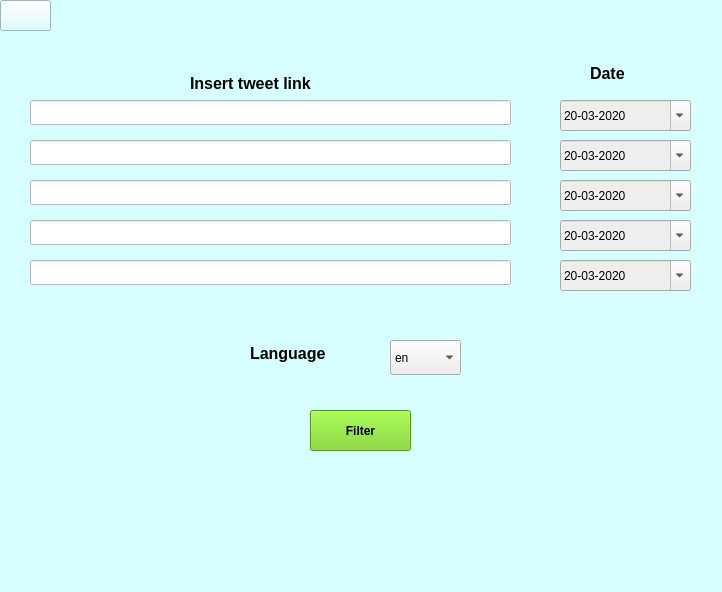
<?xml version="1.0" encoding="UTF-8"?>
<ui version="4.0">
 <class>MainWindow</class>
 <widget class="QMainWindow" name="MainWindow">
  <property name="geometry">
   <rect>
    <x>0</x>
    <y>0</y>
    <width>722</width>
    <height>592</height>
   </rect>
  </property>
  <property name="windowTitle">
   <string>GolSan2D</string>
  </property>
  <property name="styleSheet">
   <string notr="true">background-color: rgb(216, 255, 255);</string>
  </property>
  <widget class="QWidget" name="centralwidget">
   <widget class="QPushButton" name="back_arrow">
    <property name="geometry">
     <rect>
      <x>0</x>
      <y>0</y>
      <width>51</width>
      <height>31</height>
     </rect>
    </property>
    <property name="styleSheet">
     <string notr="true"/>
    </property>
    <property name="text">
     <string/>
    </property>
    <property name="icon">
     <iconset>
      <normaloff>../image/back_arrow.png</normaloff>../image/back_arrow.png</iconset>
    </property>
    <property name="iconSize">
     <size>
      <width>50</width>
      <height>50</height>
     </size>
    </property>
    <property name="autoDefault">
     <bool>false</bool>
    </property>
    <property name="default">
     <bool>false</bool>
    </property>
    <property name="flat">
     <bool>false</bool>
    </property>
   </widget>
   <widget class="QPushButton" name="filter">
    <property name="geometry">
     <rect>
      <x>310</x>
      <y>410</y>
      <width>101</width>
      <height>41</height>
     </rect>
    </property>
    <property name="font">
     <font>
      <weight>75</weight>
      <bold>true</bold>
     </font>
    </property>
    <property name="styleSheet">
     <string notr="true">background-color: rgb(115, 210, 22);
</string>
    </property>
    <property name="text">
     <string>Filter</string>
    </property>
   </widget>
   <widget class="QComboBox" name="lang">
    <property name="geometry">
     <rect>
      <x>390</x>
      <y>340</y>
      <width>71</width>
      <height>35</height>
     </rect>
    </property>
    <property name="styleSheet">
     <string notr="true">background-color: rgb(238, 238, 236);</string>
    </property>
    <property name="editable">
     <bool>false</bool>
    </property>
    <property name="currentText">
     <string>en</string>
    </property>
    <property name="currentIndex">
     <number>0</number>
    </property>
    <item>
     <property name="text">
      <string>en</string>
     </property>
    </item>
    <item>
     <property name="text">
      <string>vi</string>
     </property>
    </item>
   </widget>
   <widget class="QLabel" name="label_11">
    <property name="geometry">
     <rect>
      <x>250</x>
      <y>340</y>
      <width>81</width>
      <height>27</height>
     </rect>
    </property>
    <property name="font">
     <font>
      <pointsize>12</pointsize>
      <weight>75</weight>
      <bold>true</bold>
     </font>
    </property>
    <property name="text">
     <string>Language</string>
    </property>
   </widget>
   <widget class="QLabel" name="label_12">
    <property name="geometry">
     <rect>
      <x>190</x>
      <y>70</y>
      <width>141</width>
      <height>27</height>
     </rect>
    </property>
    <property name="font">
     <font>
      <pointsize>12</pointsize>
      <weight>75</weight>
      <bold>true</bold>
     </font>
    </property>
    <property name="text">
     <string>Insert tweet link</string>
    </property>
   </widget>
   <widget class="QLabel" name="label_13">
    <property name="geometry">
     <rect>
      <x>590</x>
      <y>60</y>
      <width>41</width>
      <height>27</height>
     </rect>
    </property>
    <property name="font">
     <font>
      <pointsize>12</pointsize>
      <weight>75</weight>
      <bold>true</bold>
     </font>
    </property>
    <property name="text">
     <string>Date</string>
    </property>
   </widget>
   <widget class="QLabel" name="main_icon_2">
    <property name="geometry">
     <rect>
      <x>220</x>
      <y>470</y>
      <width>261</width>
      <height>141</height>
     </rect>
    </property>
    <property name="locale">
     <locale language="English" country="UnitedStates"/>
    </property>
    <property name="text">
     <string/>
    </property>
    <property name="pixmap">
     <pixmap>../image/Hust_Logo.png</pixmap>
    </property>
    <property name="scaledContents">
     <bool>true</bool>
    </property>
   </widget>
   <widget class="QLineEdit" name="link1">
    <property name="geometry">
     <rect>
      <x>30</x>
      <y>100</y>
      <width>481</width>
      <height>25</height>
     </rect>
    </property>
    <property name="styleSheet">
     <string notr="true">background-color: rgb(255, 255, 255);</string>
    </property>
   </widget>
   <widget class="QLineEdit" name="link2">
    <property name="geometry">
     <rect>
      <x>30</x>
      <y>140</y>
      <width>481</width>
      <height>25</height>
     </rect>
    </property>
    <property name="styleSheet">
     <string notr="true">background-color: rgb(255, 255, 255);</string>
    </property>
   </widget>
   <widget class="QLineEdit" name="link3">
    <property name="geometry">
     <rect>
      <x>30</x>
      <y>180</y>
      <width>481</width>
      <height>25</height>
     </rect>
    </property>
    <property name="styleSheet">
     <string notr="true">background-color: rgb(255, 255, 255);</string>
    </property>
   </widget>
   <widget class="QLineEdit" name="link4">
    <property name="geometry">
     <rect>
      <x>30</x>
      <y>220</y>
      <width>481</width>
      <height>25</height>
     </rect>
    </property>
    <property name="styleSheet">
     <string notr="true">background-color: rgb(255, 255, 255);</string>
    </property>
   </widget>
   <widget class="QLineEdit" name="link5">
    <property name="geometry">
     <rect>
      <x>30</x>
      <y>260</y>
      <width>481</width>
      <height>25</height>
     </rect>
    </property>
    <property name="styleSheet">
     <string notr="true">background-color: rgb(255, 255, 255);</string>
    </property>
   </widget>
   <widget class="QDateEdit" name="date1">
    <property name="geometry">
     <rect>
      <x>560</x>
      <y>100</y>
      <width>131</width>
      <height>31</height>
     </rect>
    </property>
    <property name="autoFillBackground">
     <bool>false</bool>
    </property>
    <property name="styleSheet">
     <string notr="true">background-color: rgb(238, 238, 236);</string>
    </property>
    <property name="locale">
     <locale language="English" country="UnitedStates"/>
    </property>
    <property name="buttonSymbols">
     <enum>QAbstractSpinBox::UpDownArrows</enum>
    </property>
    <property name="displayFormat">
     <string>dd-MM-yyyy</string>
    </property>
    <property name="calendarPopup">
     <bool>true</bool>
    </property>
    <property name="timeSpec">
     <enum>Qt::LocalTime</enum>
    </property>
    <property name="date">
     <date>
      <year>2020</year>
      <month>3</month>
      <day>20</day>
     </date>
    </property>
   </widget>
   <widget class="QDateEdit" name="date2">
    <property name="geometry">
     <rect>
      <x>560</x>
      <y>140</y>
      <width>131</width>
      <height>31</height>
     </rect>
    </property>
    <property name="autoFillBackground">
     <bool>false</bool>
    </property>
    <property name="styleSheet">
     <string notr="true">background-color: rgb(238, 238, 236);</string>
    </property>
    <property name="locale">
     <locale language="English" country="UnitedStates"/>
    </property>
    <property name="buttonSymbols">
     <enum>QAbstractSpinBox::UpDownArrows</enum>
    </property>
    <property name="displayFormat">
     <string>dd-MM-yyyy</string>
    </property>
    <property name="calendarPopup">
     <bool>true</bool>
    </property>
    <property name="date">
     <date>
      <year>2020</year>
      <month>3</month>
      <day>20</day>
     </date>
    </property>
   </widget>
   <widget class="QDateEdit" name="date3">
    <property name="geometry">
     <rect>
      <x>560</x>
      <y>180</y>
      <width>131</width>
      <height>31</height>
     </rect>
    </property>
    <property name="autoFillBackground">
     <bool>false</bool>
    </property>
    <property name="styleSheet">
     <string notr="true">background-color: rgb(238, 238, 236);</string>
    </property>
    <property name="locale">
     <locale language="English" country="UnitedStates"/>
    </property>
    <property name="buttonSymbols">
     <enum>QAbstractSpinBox::UpDownArrows</enum>
    </property>
    <property name="displayFormat">
     <string>dd-MM-yyyy</string>
    </property>
    <property name="calendarPopup">
     <bool>true</bool>
    </property>
    <property name="date">
     <date>
      <year>2020</year>
      <month>3</month>
      <day>20</day>
     </date>
    </property>
   </widget>
   <widget class="QDateEdit" name="date4">
    <property name="geometry">
     <rect>
      <x>560</x>
      <y>220</y>
      <width>131</width>
      <height>31</height>
     </rect>
    </property>
    <property name="autoFillBackground">
     <bool>false</bool>
    </property>
    <property name="styleSheet">
     <string notr="true">background-color: rgb(238, 238, 236);</string>
    </property>
    <property name="locale">
     <locale language="English" country="UnitedStates"/>
    </property>
    <property name="buttonSymbols">
     <enum>QAbstractSpinBox::UpDownArrows</enum>
    </property>
    <property name="displayFormat">
     <string>dd-MM-yyyy</string>
    </property>
    <property name="calendarPopup">
     <bool>true</bool>
    </property>
    <property name="date">
     <date>
      <year>2020</year>
      <month>3</month>
      <day>20</day>
     </date>
    </property>
   </widget>
   <widget class="QDateEdit" name="date5">
    <property name="geometry">
     <rect>
      <x>560</x>
      <y>260</y>
      <width>131</width>
      <height>31</height>
     </rect>
    </property>
    <property name="autoFillBackground">
     <bool>false</bool>
    </property>
    <property name="styleSheet">
     <string notr="true">background-color: rgb(238, 238, 236);</string>
    </property>
    <property name="locale">
     <locale language="English" country="UnitedStates"/>
    </property>
    <property name="buttonSymbols">
     <enum>QAbstractSpinBox::UpDownArrows</enum>
    </property>
    <property name="displayFormat">
     <string>dd-MM-yyyy</string>
    </property>
    <property name="calendarPopup">
     <bool>true</bool>
    </property>
    <property name="date">
     <date>
      <year>2020</year>
      <month>3</month>
      <day>20</day>
     </date>
    </property>
   </widget>
  </widget>
 </widget>
 <resources/>
 <connections/>
</ui>
